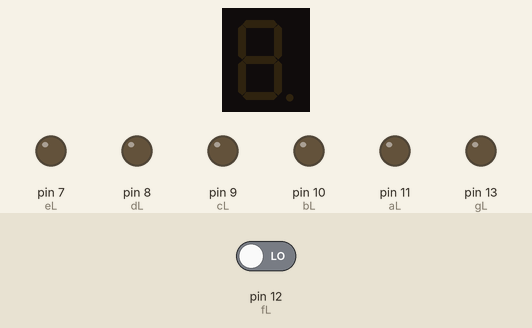
This sketch was run on a simulated Arduino Uno, built with avr-gcc and run on an emulated ATmega328P. Parts: 1-digit seven-segment display, output pins drawn as LEDs (lit = HIGH). Wiring (inferred from the names in the program): 1-digit 7-segment display, segments lit when HIGH: segments pin 4, pin 3, pin 2, pin 1, pin 0, pin 5, pin 6. The inputs (shaded band) are chosen by the test bench; at power-on: pin 12 (fL) LOW. The segment pins are drawn as the display they are named for; pins used as bus, display or sensor lines are not drawn.

Above: at 1.2 s.
1.3 s: pin 12 (fL) driven HIGH
At 2.2 s:
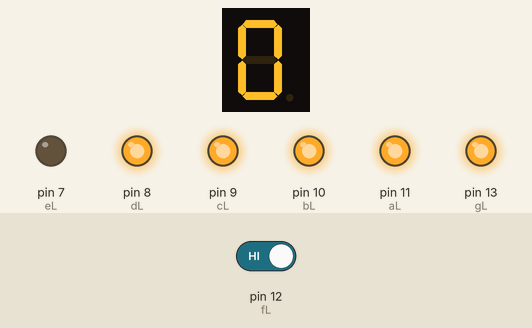
At 3.2 s:
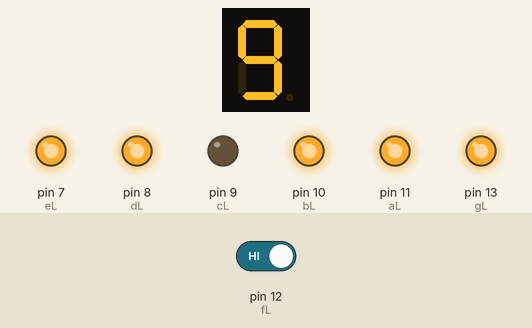
Timing chart, 0 to 13.9 s (numbered marks = the images above; inputs shaded):
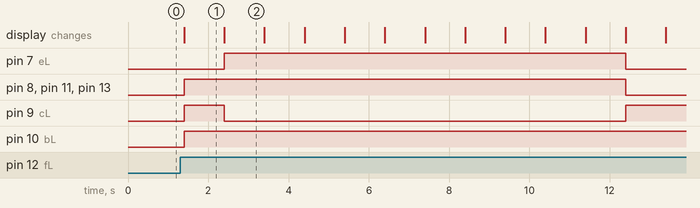

Measured:
- after the input at 1.3 s, pin 7 (eL): LOW → HIGH after 1.1 s, → LOW 10.0 s later; pin 8 (dL), pin 11 (aL), pin 13 (gL): LOW → HIGH after 0.10 s, → LOW 11.0 s later; pin 9 (cL): LOW → HIGH after 0.10 s, → LOW 1.0 s later, → HIGH 10.0 s later; pin 10 (bL): LOW → HIGH after 0.10 s; the display: changes after 0.10 s (image 1)
- what the display in image 1 shows lasts 1.0 s, from 1.4 s to 2.4 s

The sketch:

Simple_Traffic_Light.ino
```cpp
// initialize pins
int eR =0 ;
int dR = 1 ;
int cR = 2 ;
int bR = 3 ;
int aR = 4 ;
int fR= 5 ;
int gR = 6 ;
int eL =7 ;
int dL = 8 ;
int cL = 9 ;
int bL = 10 ;
int aL = 11 ;
int fL= 12 ;
int gL = 13 ;

int count = 0 ;   //counter
void setup()
{
//set all pins as output
  for (int i = 0 ; i <=13 ; i ++){
    pinMode(i , OUTPUT) ;
  }
    pinMode(12 , INPUT); // set pin 12 as input (push button)

}
// turn off the left digit
void off(){
    digitalWrite(aL, LOW);
  digitalWrite(bL, LOW);
  digitalWrite(cL, LOW);
  digitalWrite(dL, LOW);
  digitalWrite(eL, LOW);
  digitalWrite(fL, LOW);
  digitalWrite(gL, LOW);
}
//turn zero on left digit
void zeroL(){
    digitalWrite(aL, HIGH);
  digitalWrite(bL, HIGH);
  digitalWrite(cL, HIGH);
  digitalWrite(dL, HIGH);
  digitalWrite(eL, HIGH);
  digitalWrite(fL, HIGH);
  digitalWrite(gL, LOW);
}
//turn zero on right digit

void zeroR(){
 digitalWrite(aR, HIGH);
  digitalWrite(bR, HIGH);
  digitalWrite(cR, HIGH);
  digitalWrite(dR, HIGH);
  digitalWrite(eR, HIGH);
  digitalWrite(fR, HIGH);
  digitalWrite(gR, LOW);

}
//turn one on right digit
void oneR(){

 digitalWrite(eR, LOW);
  digitalWrite(fR, LOW);
   digitalWrite(aR, LOW);
  digitalWrite(bR, HIGH);
  digitalWrite(cR, HIGH);
  digitalWrite(dR, LOW);
  digitalWrite(gR, LOW);
}
//turn one on left digit
void oneL(){

 digitalWrite(eL, LOW);
  digitalWrite(fL, LOW);
   digitalWrite(aL, LOW);
  digitalWrite(bL, HIGH);
  digitalWrite(cL, HIGH);
  digitalWrite(dL, LOW);
  digitalWrite(gL, LOW);
}
//turn tow on right digit
void towR(){

 digitalWrite(eR, HIGH);
  digitalWrite(fR,LOW);
   digitalWrite(aR, HIGH);
  digitalWrite(bR, HIGH);
  digitalWrite(cR, LOW);
  digitalWrite(dR, HIGH);
  digitalWrite(gR, HIGH);
}
// three on right digit
void threeR(){

 digitalWrite(eR, LOW);
  digitalWrite(fR,LOW);
   digitalWrite(aR, HIGH);
  digitalWrite(bR, HIGH);
  digitalWrite(cR, HIGH);
  digitalWrite(dR, HIGH);
  digitalWrite(gR, HIGH);
}
//four on right digit
void fourR(){

 digitalWrite(eR, LOW);
  digitalWrite(fR,HIGH);
   digitalWrite(aR, LOW);
  digitalWrite(bR, HIGH);
  digitalWrite(cR, HIGH);
  digitalWrite(dR, LOW);
  digitalWrite(gR, HIGH);
}
void fiveR(){

 digitalWrite(eR, LOW);
  digitalWrite(fR,HIGH);
   digitalWrite(aR, HIGH);
  digitalWrite(bR, LOW);
  digitalWrite(cR, HIGH);
  digitalWrite(dR, HIGH);
  digitalWrite(gR, HIGH);
}
void sixR(){

 digitalWrite(eR, HIGH);
  digitalWrite(fR,HIGH);
   digitalWrite(aR, HIGH);
  digitalWrite(bR, LOW);
  digitalWrite(cR, HIGH);
  digitalWrite(dR, HIGH);
  digitalWrite(gR, HIGH);
}
void sevenR(){

 digitalWrite(eR, LOW);
  digitalWrite(fR,LOW);
   digitalWrite(aR, HIGH);
  digitalWrite(bR, HIGH);
  digitalWrite(cR, HIGH);
  digitalWrite(dR, LOW);
  digitalWrite(gR, LOW);
}
void eightR(){

 digitalWrite(eR, HIGH);
  digitalWrite(fR,HIGH);
   digitalWrite(aR, HIGH);
  digitalWrite(bR, HIGH);
  digitalWrite(cR, HIGH);
  digitalWrite(dR, HIGH);
  digitalWrite(gR, HIGH);
}
void nineR(){

 digitalWrite(eR, LOW);
  digitalWrite(fR,HIGH);
   digitalWrite(aR, HIGH);
  digitalWrite(bR, HIGH);
  digitalWrite(cR, HIGH);
  digitalWrite(dR, HIGH);
  digitalWrite(gR, HIGH);
}
// tow on left digit
void towL(){

 digitalWrite(eL, HIGH);
  digitalWrite(fL,LOW);
   digitalWrite(aL, HIGH);
  digitalWrite(bL, HIGH);
  digitalWrite(cL, LOW);
  digitalWrite(dL, HIGH);
  digitalWrite(gL, HIGH);


}
// three on left digit
void threeL(){

 digitalWrite(eL, LOW);
  digitalWrite(fL,LOW);
   digitalWrite(aL, HIGH);
  digitalWrite(bL, HIGH);
  digitalWrite(cL, HIGH);
  digitalWrite(dL, HIGH);
  digitalWrite(gL, HIGH);


}
//display s on right digit
void stopR(){

 digitalWrite(eR, LOW);
  digitalWrite(fR,HIGH);
   digitalWrite(aR, HIGH);
  digitalWrite(bR, LOW);
  digitalWrite(cR, HIGH);
  digitalWrite(dR, HIGH);
  digitalWrite(gR, HIGH);
    digitalWrite(gR, HIGH);

}
//display s on left digit
void stopL(){

 digitalWrite(eL, LOW);
  digitalWrite(fL,HIGH);
   digitalWrite(aL, HIGH);
  digitalWrite(bL, LOW);
  digitalWrite(cL, HIGH);
  digitalWrite(dL, HIGH);
  digitalWrite(gL, HIGH);
    digitalWrite(gL, HIGH);


}
// display t
void t(){

 digitalWrite(eR, HIGH);
  digitalWrite(fR,HIGH);
   digitalWrite(aR, LOW);
  digitalWrite(bR, LOW);
  digitalWrite(cR, LOW);
  digitalWrite(dR, HIGH);
  digitalWrite(gR, HIGH);
    digitalWrite(gR, HIGH);


}
//display m on right digit
void moveR(){

 digitalWrite(eR, HIGH);
  digitalWrite(fR,HIGH);
   digitalWrite(aR, HIGH);
  digitalWrite(bR, HIGH);
  digitalWrite(cR, HIGH);
  digitalWrite(dR, LOW);
  digitalWrite(gR, LOW);


}
// display m on left digit
void moveL(){

 digitalWrite(eL, HIGH);
  digitalWrite(fL,HIGH);
   digitalWrite(aL, HIGH);
  digitalWrite(bL, HIGH);
  digitalWrite(cL, HIGH);
  digitalWrite(dL, LOW);
  digitalWrite(gL, LOW);

}
//display v
void v(){

 digitalWrite(eR, HIGH);
  digitalWrite(fR,HIGH);
   digitalWrite(aR, LOW);
  digitalWrite(bR, HIGH);
  digitalWrite(cR, HIGH);
  digitalWrite(dR, HIGH);
  digitalWrite(gR, LOW);


}
// start count down from 9 to 0 on the right digit
void RCounter(){


  nineR();
  delay(1000);
   eightR();
  delay(1000);
   sevenR();
  delay(1000);
  sixR();
   delay(1000);
  fiveR();
  delay(1000);
  fourR();
  delay(1000);
  threeR();
  delay(1000);
  towR();
  delay(1000);
  oneR();
  delay(1000);
  zeroR();

}
// start countdown from 30 to 0
void counting(){ delay(100);
  threeL();

  zeroR();
   delay(1000);

  towL();
RCounter();
    delay(1000);

  oneL();


RCounter();
delay(1000);

  zeroL();
  RCounter();

  delay(1000);

               }
//start the loop
void loop(){
          if( digitalRead(12) ==HIGH){   // if the push button clicked

 counting();


  off();

  count++;
  if(count %2 ==0 ){     //this if to display move in one time and stop after it
  stopR();  //display stop
  delay(800);
  stopL();
  t();
              if( digitalRead(12) ==HIGH){   // if you want start the counter again //click on the push button


  delay(3000);
              }}
  else
  {
    moveR();  //display move
  delay(800);
  moveL();
  v();
               if( digitalRead(12) ==HIGH){

  delay(3000);
               }
  }}}
```
